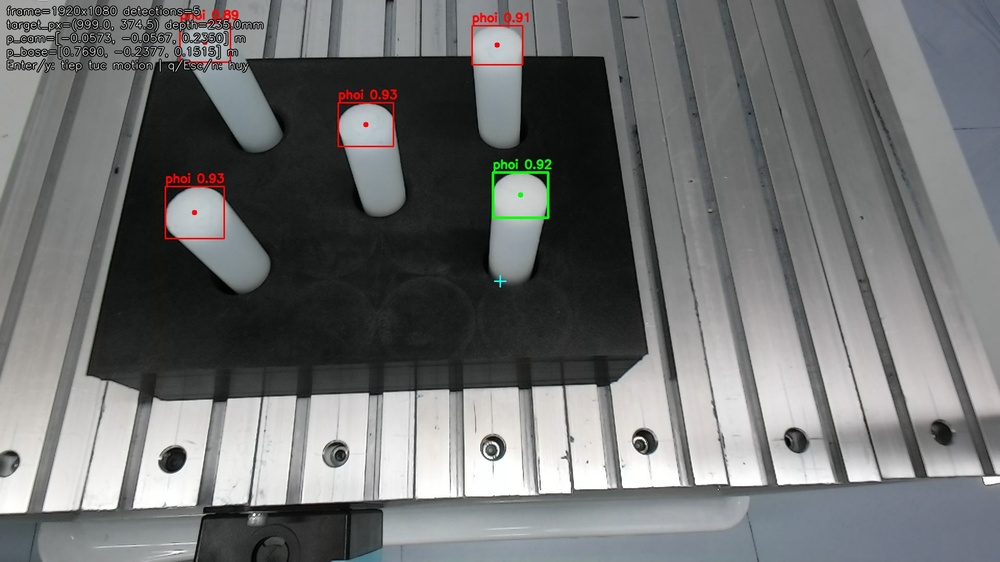
#> input picture captures/scanpose_touch/scanpose_touch_20260616_184850.jpg, 1000 x 562 px, shrunk from 1920 x 1080 before the run
$ python -i tray_pose.py   (imports and definitions only)
#> lines starting #> are read from the running program, lines starting #| are printed output that depends on the picture; after the words box and inside, x2 and y2 are one past the last pixel; in counts of white or black regions, pixels touching at a corner belong together
"""Tray contour detection and layout projection."""

from pathlib import Path
from typing import Optional

import cv2
import numpy as np

from vision.tray_layout import load_tray_layout


def order_quad_points(points: np.ndarray) -> np.ndarray:
    pts = np.array(points, dtype=np.float32).reshape(4, 2)
    sums = pts.sum(axis=1)
    diffs = np.diff(pts, axis=1).reshape(-1)
    ordered = np.zeros((4, 2), dtype=np.float32)
    ordered[0] = pts[np.argmin(sums)]   # top-left
    ordered[2] = pts[np.argmax(sums)]   # bottom-right
    ordered[1] = pts[np.argmin(diffs)]  # top-right
    ordered[3] = pts[np.argmax(diffs)]  # bottom-left
    return ordered


def detect_tray_quad(rgb_image: np.ndarray, min_area_px: float = 80000.0) -> Optional[np.ndarray]:
    """Detect the tray outer quadrilateral from RGB image."""
#> called with min_area_px = 80000
    gray = cv2.cvtColor(rgb_image, cv2.COLOR_RGB2GRAY)
    blur = cv2.GaussianBlur(gray, (7, 7), 0)
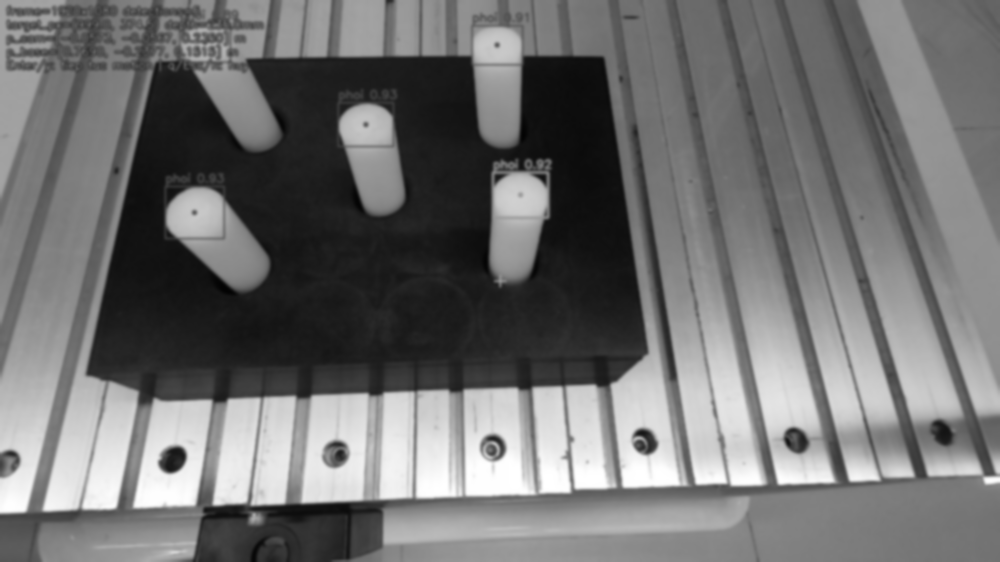
#> blur: shape (562, 1000); min 3, max 255, mean 112.6
    _, mask = cv2.threshold(blur, 0, 255, cv2.THRESH_BINARY_INV + cv2.THRESH_OTSU)
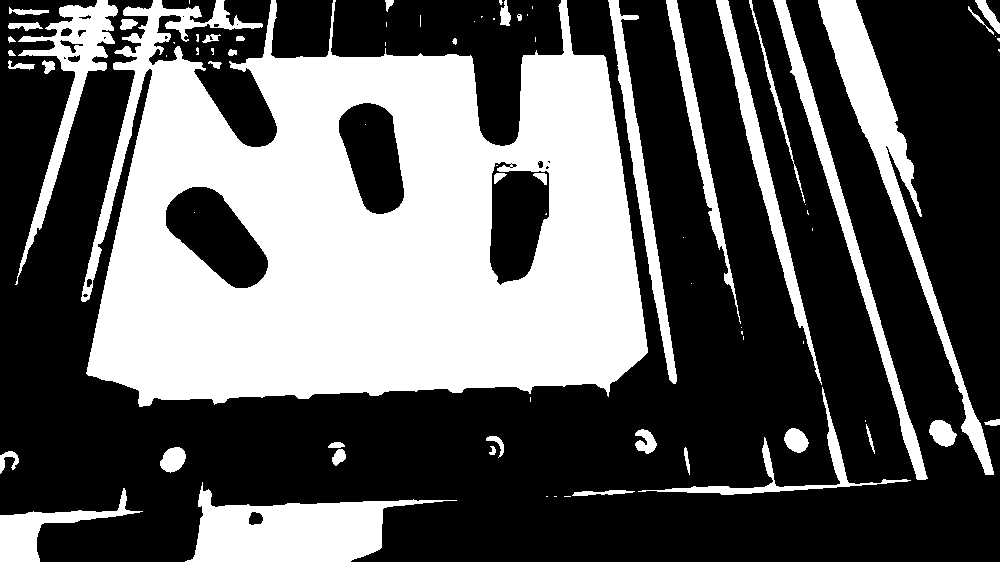
#> mask: shape (562, 1000); 36.9% white; 80 white regions (37 under 20 px), largest, box (x1, y1, x2, y2) and area: (81, 0, 648, 407) 152757, (185, 482, 457, 562) 10835, (818, 0, 994, 475) 10311
    kernel = np.ones((5, 5), np.uint8)
    mask = cv2.morphologyEx(mask, cv2.MORPH_CLOSE, kernel, iterations=2)
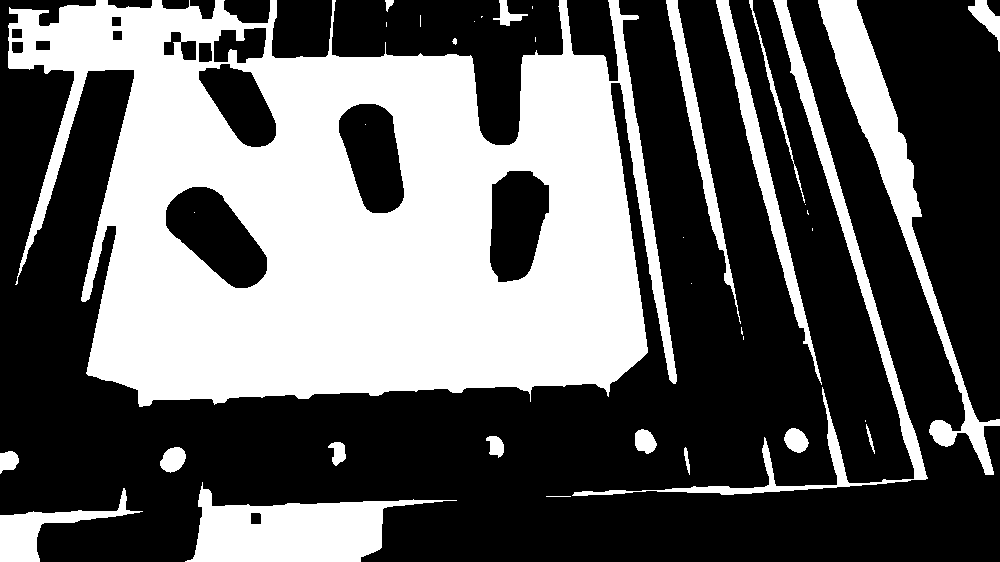
#> mask: shape (562, 1000); 38.2% white; 37 white regions (16 under 20 px), largest, box (x1, y1, x2, y2) and area: (8, 0, 677, 407) 169578, (818, 0, 1000, 475) 11467, (185, 482, 457, 562) 10923
    mask = cv2.morphologyEx(mask, cv2.MORPH_OPEN, kernel, iterations=1)
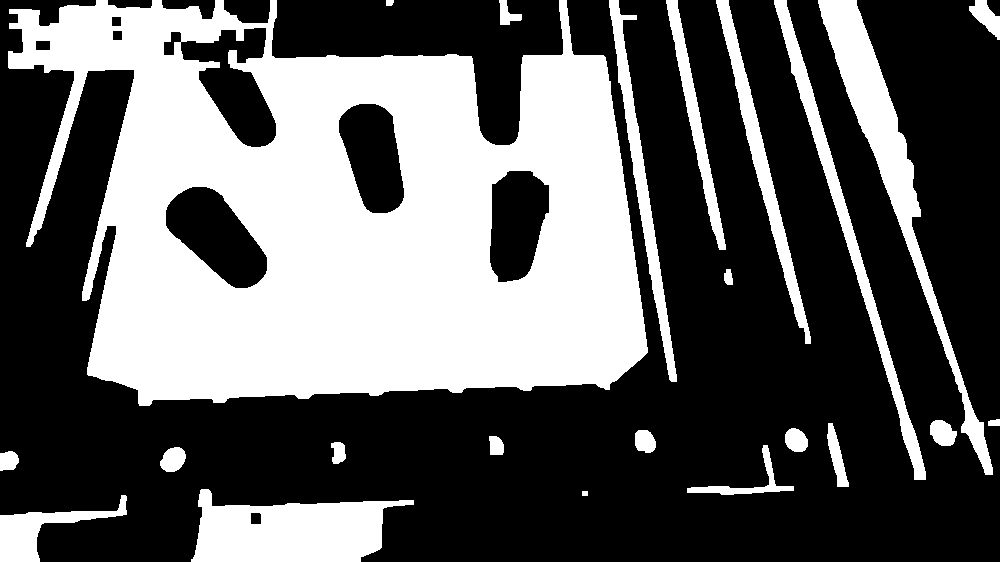
#> mask: shape (562, 1000); 37.6% white; 23 white regions

    contours, _ = cv2.findContours(mask, cv2.RETR_EXTERNAL, cv2.CHAIN_APPROX_SIMPLE)
#> contours = 23 contours; largest, box (x1, y1, x2, y2) and area: (8, 0, 648, 406) 185602, (191, 489, 414, 562) 10623, (818, 0, 993, 475) 10327, (774, 0, 926, 480) 5170, (716, 0, 811, 344) 3968
    best_quad = None
    best_area = None
    for contour in contours:
        area = cv2.contourArea(contour)
        if area < min_area_px:
            continue
        peri = cv2.arcLength(contour, True)
        approx = cv2.approxPolyDP(contour, 0.02 * peri, True)
        if len(approx) == 4:
            quad = order_quad_points(approx[:, 0, :])
        else:
            rect = cv2.minAreaRect(contour)
            quad = order_quad_points(cv2.boxPoints(rect))
        quad_area = cv2.contourArea(quad.astype(np.float32))
        if quad_area < min_area_px:
            continue
        if best_area is None or quad_area > best_area:
            best_area = quad_area
            best_quad = quad
#> this loop made 23 passes
#> (area, peri, rect, quad_area, best_area) on pass 23: (185602, 3148.1, ((327.1, 195.4), (628.9, 406.6), -1.99), 255701.4, 255701.4)
#> area on passes 1, 3, 4, 5, 6, 7: 2555, 10623, 280.5, 449.5, 783.5, 221.5
#> after the loop, best_area = 255701.4
    return best_quad


def project_tray_layout(layout_path: str, tray_quad_current: np.ndarray) -> Optional[dict]:
    """Project tray holes from template layout to current tray quadrilateral."""
    layout = load_tray_layout(Path(layout_path))
    tray_corners = layout.get("tray_corners_uv", [])
    holes_uv = layout.get("holes_uv", [])
    if len(tray_corners) != 4 or len(holes_uv) != 5:
        return None

    src = order_quad_points(np.array([[p["u"], p["v"]] for p in tray_corners], dtype=np.float32))
    dst = order_quad_points(np.array(tray_quad_current, dtype=np.float32))
    H = cv2.getPerspectiveTransform(src, dst)
    hole_pts = np.array([[[p["u"], p["v"]]] for p in holes_uv], dtype=np.float32)
    projected = cv2.perspectiveTransform(hole_pts, H).reshape(-1, 2)
    return {
        "homography": H,
        "tray_quad": dst.tolist(),
        "projected_holes_uv": projected.tolist(),
        "layout": layout,
    }

>>> import cv2
>>> picture = cv2.cvtColor(cv2.imread('../captures/scanpose_touch/scanpose_touch_20260616_184850.jpg'), cv2.COLOR_BGR2RGB)
>>> result = detect_tray_quad(picture)
#> result = [[5.78, 3.14], [634.3, -18.72], [648.4, 387.6], [19.91, 409.5]]

$ run again, on captures/scanpose_touch/scanpose_touch_20260616_185137.jpg
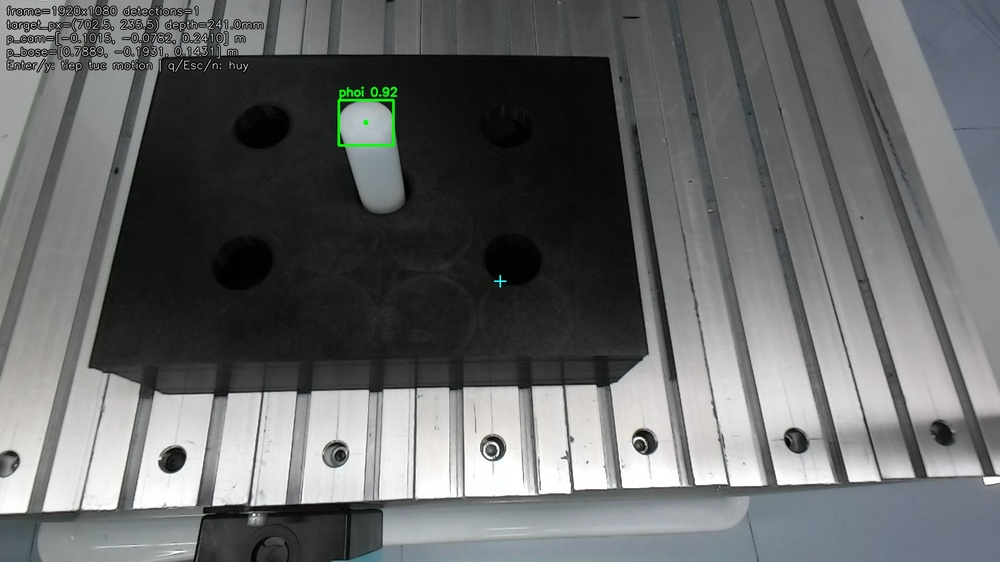
#> input picture captures/scanpose_touch/scanpose_touch_20260616_185137.jpg, 1000 x 562 px, shrunk from 1920 x 1080 before the run
#> in detect_tray_quad, `_, mask = cv2.threshold(blur, 0, 255, cv2.THRESH_BINARY_INV + cv2.THRE..`:
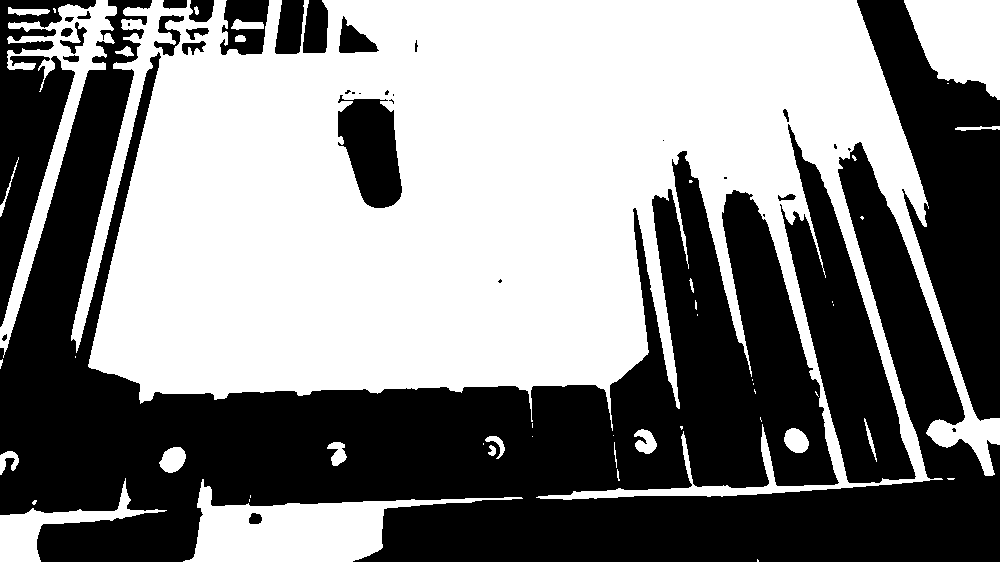
#> mask: shape (562, 1000); 51.8% white; 38 black regions (14 under 20 px), largest, box (x1, y1, x2, y2) and area: (0, 0, 1000, 562) 200567, (857, 0, 1000, 421) 27549, (780, 124, 916, 483) 17741
#> in detect_tray_quad, `mask = cv2.morphologyEx(mask, cv2.MORPH_OPEN, kernel, iterations=1)`:
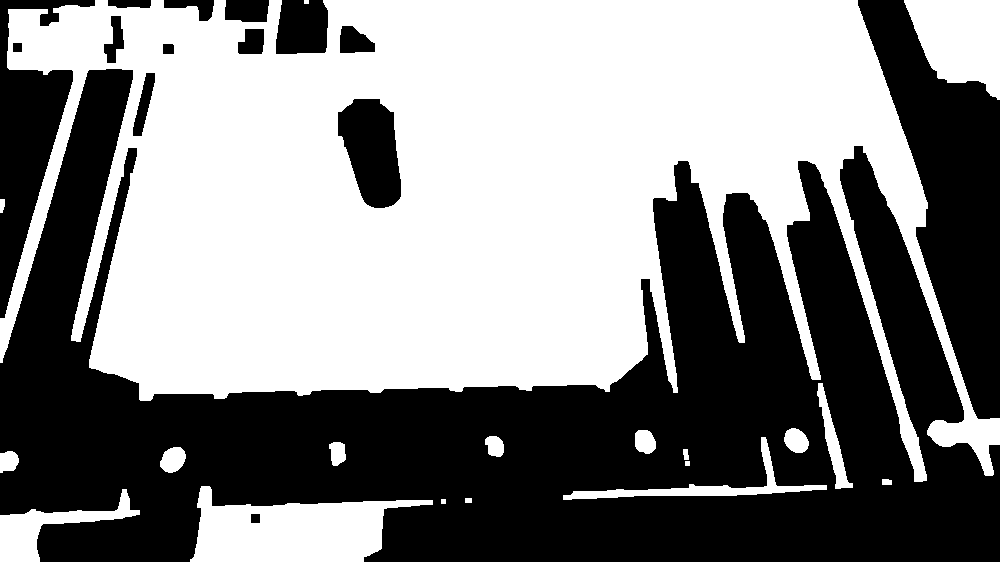
#> mask: shape (562, 1000); 52.6% white; 15 black regions
#> contours = 19 contours, 3 with area under 20; largest, box (x1, y1, x2, y2) and area: (0, 0, 1000, 482) 273214, (190, 486, 433, 562) 10868, (904, 0, 1000, 100) 6548, (0, 489, 140, 562) 2908, (563, 437, 827, 500) 2044
#> the loop in detect_tray_quad, `for contour in contours:` made 19 passes
#> (area, peri, rect, quad_area, best_area) on pass 19: (273214.5, 6571.4, ((503.4, 230.6), (479.4, 1001.9), -88.52), 480287.2, 480287.2)
#> after the loop in detect_tray_quad, `for contour in contours:`: best_area = 480287.2
#> result = [[8.8, -21.96], [1010.4, 3.97], [998, 483.2], [-3.61, 457.2]]

$ run again, on captures/scanpose_touch/scanpose_touch_20260617_092554.jpg
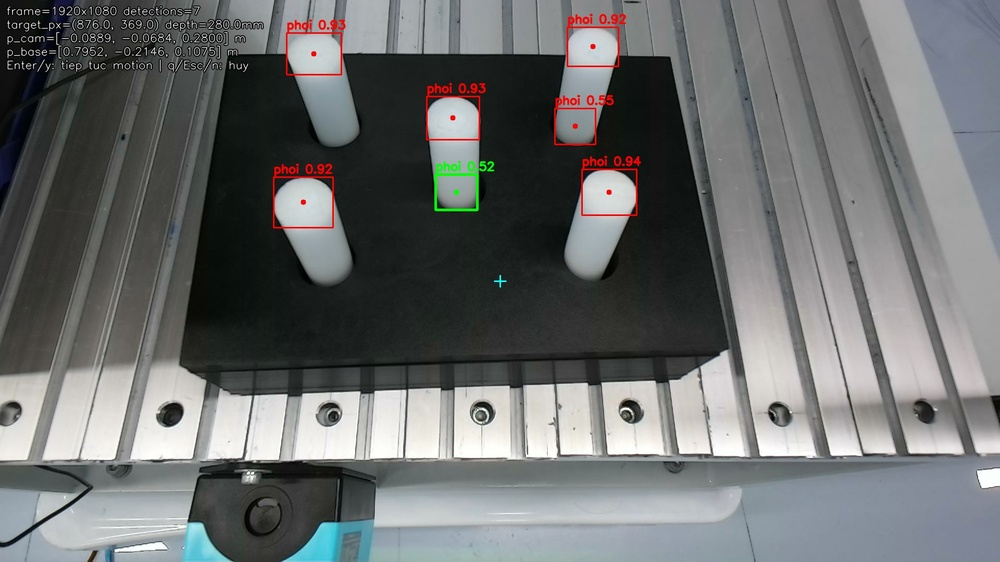
#> input picture captures/scanpose_touch/scanpose_touch_20260617_092554.jpg, 1000 x 562 px, shrunk from 1920 x 1080 before the run
#> in detect_tray_quad, `_, mask = cv2.threshold(blur, 0, 255, cv2.THRESH_BINARY_INV + cv2.THRE..`:
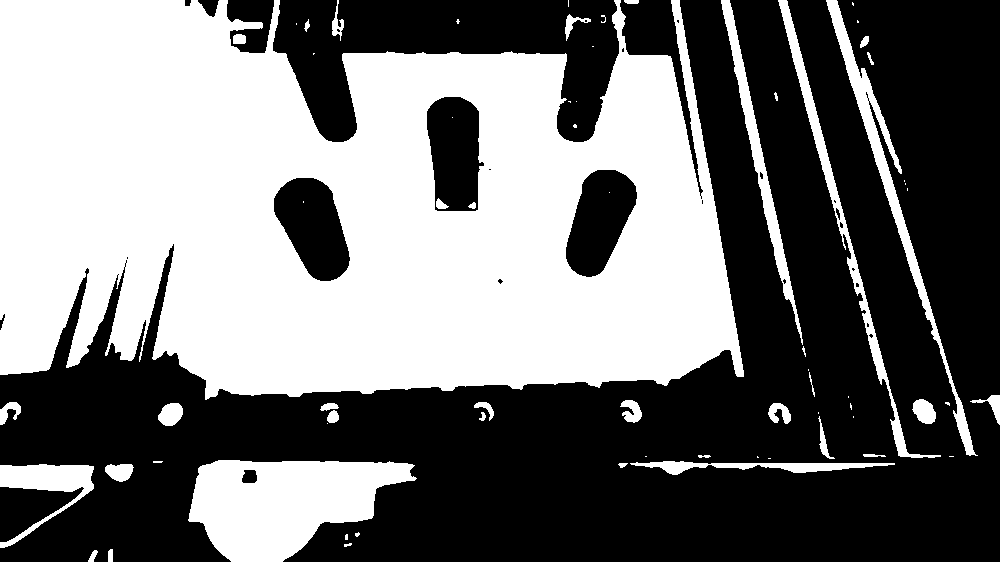
#> mask: shape (562, 1000); 45.5% white; 68 white regions (32 under 20 px), largest, box (x1, y1, x2, y2) and area: (0, 0, 744, 400) 220167, (188, 460, 417, 562) 15243, (826, 0, 978, 456) 4845
#> in detect_tray_quad, `mask = cv2.morphologyEx(mask, cv2.MORPH_OPEN, kernel, iterations=1)`:
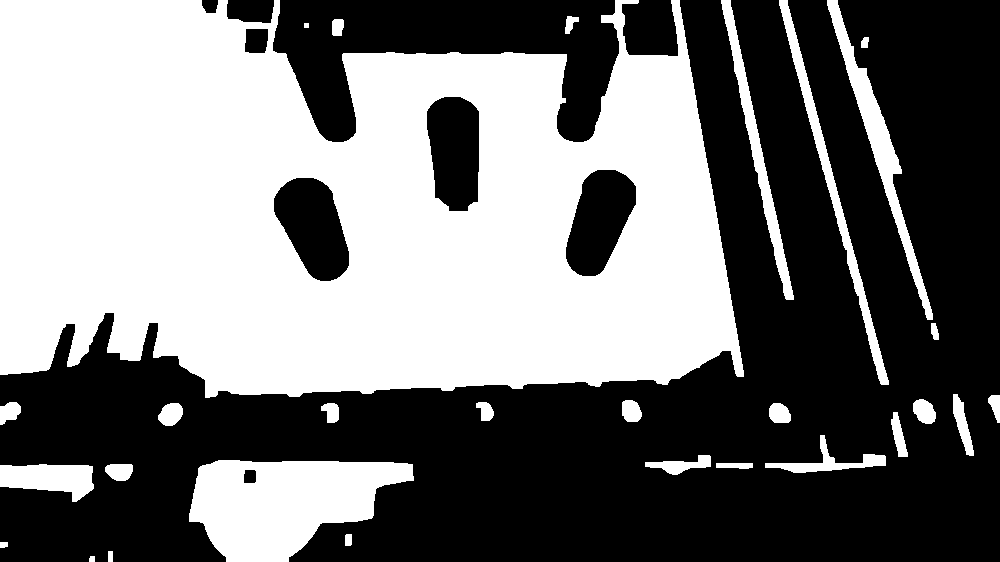
#> mask: shape (562, 1000); 46.1% white; 29 white regions
#> contours = 29 contours, 1 with area under 20; largest, box (x1, y1, x2, y2) and area: (0, 0, 744, 398) 237582, (189, 460, 414, 562) 15190, (827, 0, 933, 320) 4072, (779, 0, 889, 385) 3128, (721, 0, 794, 300) 2747
#> the loop in detect_tray_quad, `for contour in contours:` made 29 passes
#> (area, peri, rect, quad_area) on pass 29: (237582.5, 3267.5, ((371.5, 198.5), (397, 743), -90), 294971)
#> after the loop in detect_tray_quad, `for contour in contours:`: best_area = 294971
#> result = [[0, 0], [743, 0], [743, 397], [-1.22e-14, 397]]
